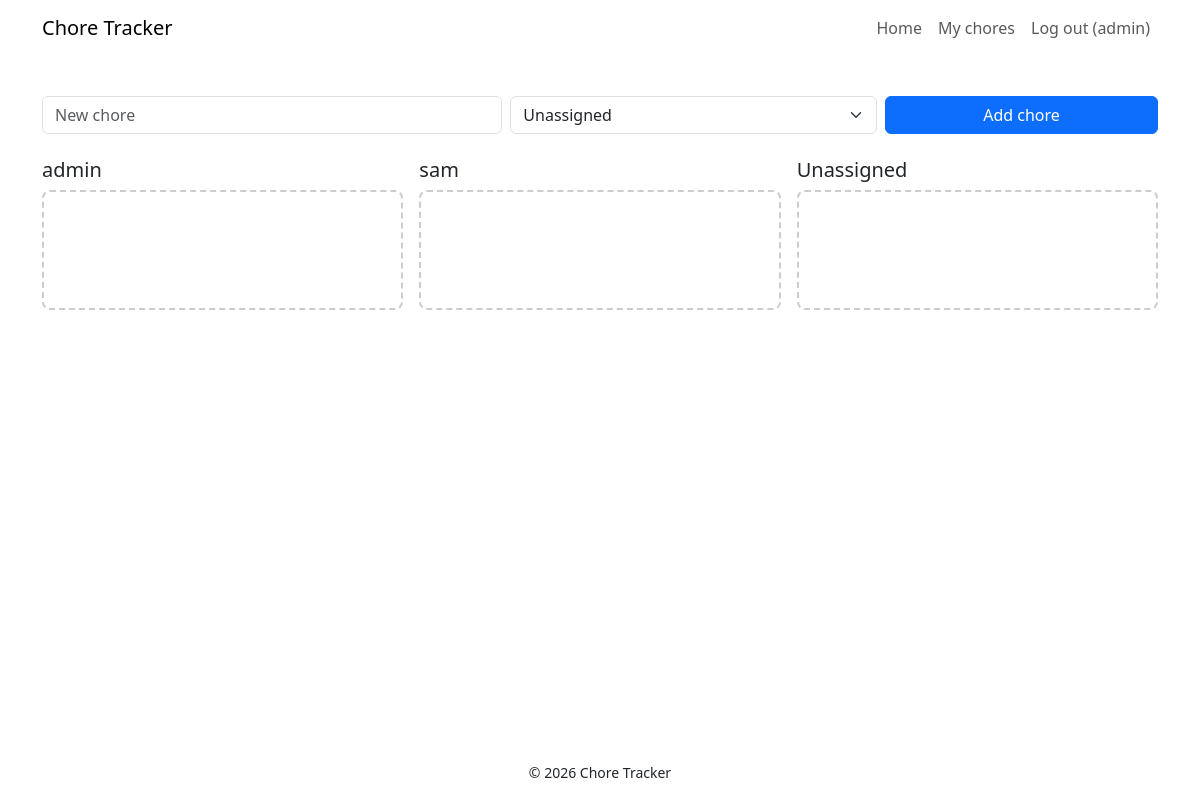
The app's page /chores (signed in), older data.
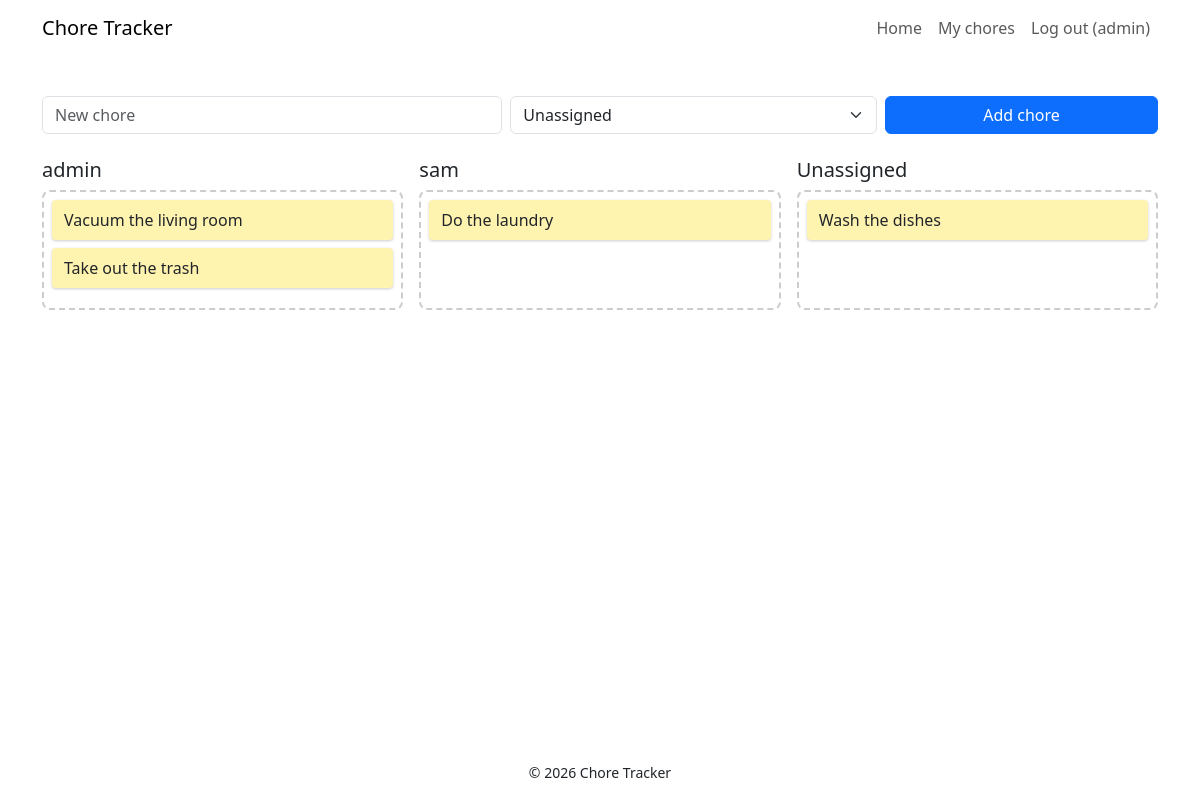
The same page, newer data.
### app.py (models this page shows)
class User(db.Model):
    id = db.Column(db.Integer, primary_key=True)
    username = db.Column(db.String(20), unique=True, nullable=False)
    password_hash = db.Column(db.String(256), nullable=False)
    role = db.Column(db.String(10), nullable=False, default="member")  # "admin" or "member"

class Chore(db.Model):
    id = db.Column(db.Integer, primary_key=True)
    title = db.Column(db.String(100), nullable=False)
    done = db.Column(db.Boolean, default=False, nullable=False)
    assignee_id = db.Column(db.Integer, db.ForeignKey("user.id"), nullable=True)
    assignee = db.relationship("User")

### app.py (the view, shortened to what this page needs)
@app.route("/chores", methods=["GET", "POST"])
@login_required
def chores():
    form = ChoreForm()
    form.assignee.choices = [(0, "Unassigned")] + [(u.id, u.username) for u in User.query.all()]
    return render_template("chores.html", form=form,
                           users=User.query.all(), chores=Chore.query.all())

### app.py
class ChoreForm(FlaskForm):
    title = StringField("Chore", validators=[DataRequired(), Length(max=100)])
    assignee = SelectField("Assign to", coerce=int)
    submit = SubmitField("Add chore")

### app.py (called while the page is built)
@app.context_processor
def inject_globals():
    return {"app_name": APP_NAME}

def login_required(view):
    @wraps(view)
    def wrapped(*args, **kwargs):
        if "user_id" not in session:
            flash("Please log in to see your chores.", "warning")
            return redirect(url_for("login"))
        return view(*args, **kwargs)
    return wrapped

### templates/chores.html (shortened to what this page needs)
{% extends "base.html" %}
{% block content %}
<div class="container py-4">
  <form method="POST" class="row g-2 mb-4" novalidate>
    <div class="col-md-5">{{ form.title(class="form-control", placeholder="New chore") }}</div>
    <div class="col-md-4">{{ form.assignee(class="form-select") }}</div>
    <div class="col-md-3">{{ form.submit(class="btn btn-primary w-100") }}</div>
  </form>
  <div id="board" class="row g-3"
       data-me="{{ session['user_id'] }}"
       data-admin="{{ 'true' if session['role'] == 'admin' else 'false' }}">
    {% for u in users %}
    <div class="col-md-4">
      <h2 class="h5">{{ u.username }}</h2>
      <div class="chore-list" data-user-id="{{ u.id }}">
        {% for c in chores if c.assignee_id == u.id %}
          <div class="chore" data-id="{{ c.id }}">{{ c.title }}</div>
        {% endfor %}
      </div>
    </div>
    {% endfor %}
    <div class="col-md-4">
      <h2 class="h5">Unassigned</h2>
      <div class="chore-list" data-user-id="">
        {% for c in chores if c.assignee_id is none %}
          <div class="chore" data-id="{{ c.id }}">{{ c.title }}</div>
        {% endfor %}
      </div>
    </div>
  </div>
</div>
{% endblock %}

### templates/base.html (shortened to what this page needs)
<!DOCTYPE html>
<html lang="en">
<head>
    <link href="https://cdn.jsdelivr.net/npm/bootstrap@5.3.3/dist/css/bootstrap.min.css" rel="stylesheet">
    <link rel="stylesheet" href="{{ url_for('static', filename='my_style.css') }}">
</head>
<body class="d-flex flex-column min-vh-100">
<nav class="navbar navbar-expand-sm site-nav">
    <div class="container">
        <a class="navbar-brand" href="{{ url_for('index') }}">{{ app_name }}</a>
        <div class="collapse navbar-collapse" id="mainNav">
            <ul class="navbar-nav ms-auto align-items-sm-center">
                <li class="nav-item"><a class="nav-link" href="{{ url_for('index') }}">Home</a></li>
                {% if session.get('user_id') %}
                    <li class="nav-item"><a class="nav-link" href="{{ url_for('chores') }}">My chores</a></li>
                    <li class="nav-item"><a class="nav-link" href="{{ url_for('logout') }}">Log out ({{ session['username'] }})</a></li>
                {% else %}
                    <li class="nav-item"><a class="nav-link" href="{{ url_for('login') }}">Log in</a></li>
                {% endif %}
            </ul>
        </div>
    </div>
</nav>
<main class="flex-grow-1">
    {% block content %}{% endblock %}
</main>
<footer class="site-footer text-center py-3">
    <small>&copy; 2026 {{ app_name }}</small>
</footer>
</body>
</html>

### static/my_style.css (style rules this page uses)
.chore-list { min-height: 120px; padding: .5rem; border: 2px dashed #ccc; border-radius: .5rem; }
.chore { background: #fff3b0; padding: .5rem .75rem; margin-bottom: .5rem; border-radius: .25rem; cursor: grab; box-shadow: 0 1px 3px rgba(0,0,0,.2); }

Row changes from the older to the newer data that the page shows:
added Chore: title "Vacuum the living room", shown under User "admin"
added Chore: title "Take out the trash", shown under User "admin"
added Chore: title "Do the laundry", shown under User "sam"
added Chore: title "Wash the dishes", shown under "Unassigned"
